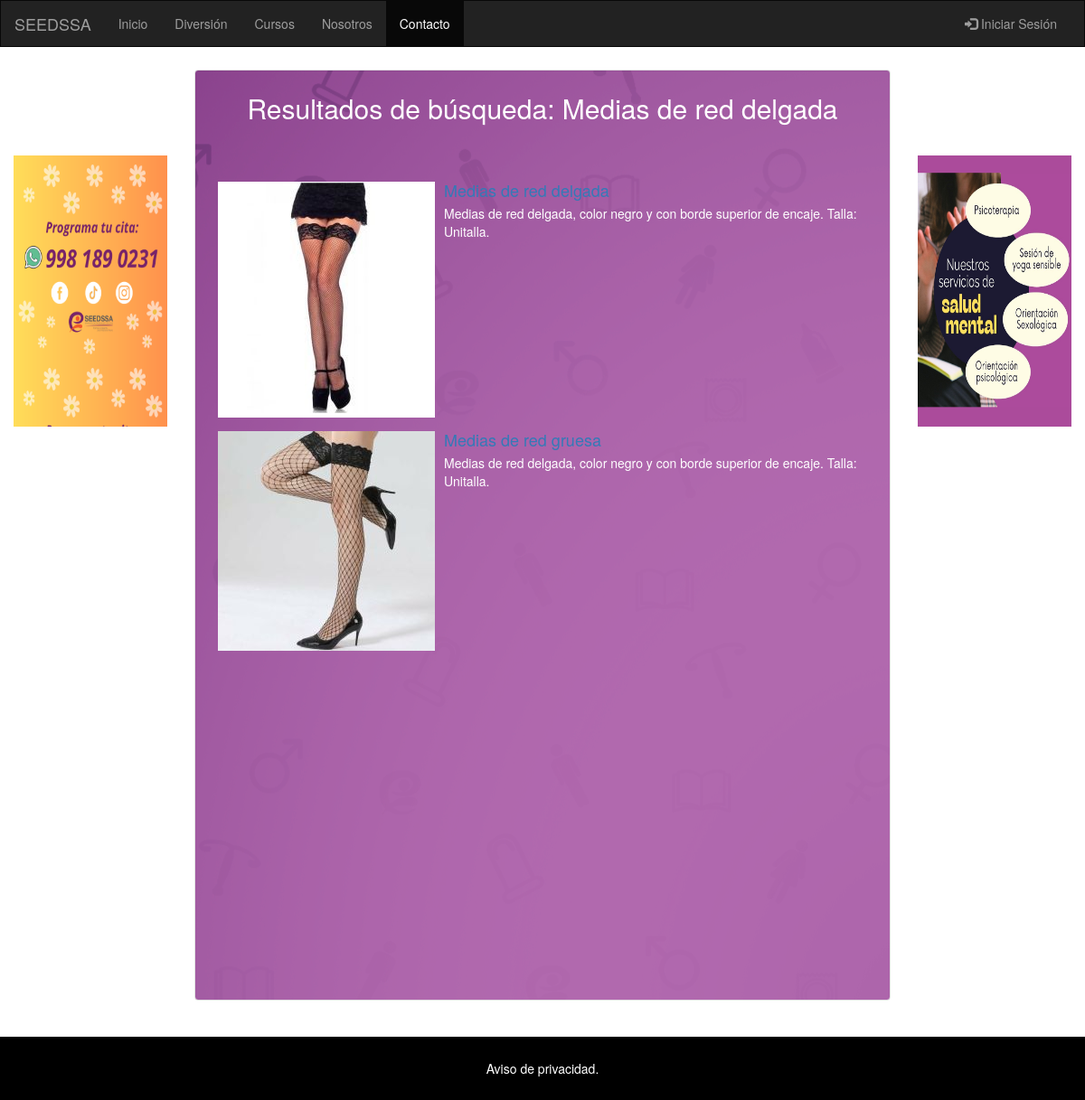
Screenshot of /busca.php?buscar=Medias de red delgada with the database file from the repository.
### tables this page shows
CREATE TABLE `productos` (
  `id` int(11) NOT NULL,
  `tipo` char(1) NOT NULL,
  `nombre` varchar(200) NOT NULL,
  `descripcion` text NOT NULL,
  `publico` text NOT NULL,
  `objetivo` text NOT NULL,
  `necesario` text NOT NULL,
  `precio` decimal(10,2) NOT NULL,
  `descuento` decimal(10,2) NOT NULL,
  `envio` decimal(10,2) NOT NULL,
  `imagen` varchar(100) NOT NULL,
  `fecha` date NOT NULL
);

### busca.php (the view, shortened to what this page needs)
<?php
require "php/conn.php";
if (isset($_GET["buscar"])) {
	$buscar = $_GET["buscar"];
	$sql = "SELECT * FROM productos WHERE nombre LIKE '%".$buscar."%' OR descripcion LIKE '%".$buscar."%'";
	$r = mysqli_query($conn, $sql);
	$productos = array();
	while ($data = mysqli_fetch_assoc($r)) {
		array_push($productos, $data);
	}
}
?>
<!DOCTYPE html>
<html lang="en">
<head>
	<link rel="stylesheet" href="https://maxcdn.bootstrapcdn.com/bootstrap/3.3.7/css/bootstrap.min.css">
	<link rel="stylesheet" type="text/css" href="css/main.css">
</head>
<body>
<nav class="navbar navbar-inverse">
	<div class="container-fluid">
		<div class="navbar-header">
			<a href="index.php" class="navbar-brand">SEEDSSA</a>
		</div>
		<div class="collapse navbar-collapse" id="menu">
			<ul class="nav navbar-nav">
				<li><a href="index.php">Inicio</a></li>
				<li><a href="diversion.php">Diversión</a></li>
				<li><a href="cursos.php">Cursos</a></li>
				<li><a href="nosotros.php">Nosotros</a></li>
				<li class="active"><a href="contacto.php">Contacto</a></li>
			</ul>
			<ul class="nav navbar-nav navbar-right">
				<?php
					require "php/navbar.php";
				?>
			</ul>
		</div>
	</div>
</nav>
<div class="container-fluid text-center">
	<div class="row cotent">
		<div class="col-sm-2 sidenav">
			<div id="contacto1">
			</div>
		</div>
		<div class="col-sm-8 text-left">
			<div class="well" id="contenedor">
				<h2 class="text-center">Resultados de búsqueda: <?php print $buscar; ?></h2><br><br>
				<?php
				for ($i=0; $i < count($productos); $i++) {
					print '<div class="media">';
					print '<div class="media-left">';
					print '<img src="img/'.$productos[$i]["imagen"].'" class="media-object" />';
					print '</div>';
					print '<div class="media-body">';
					print '<h4 class="media-heading"><a href="producto.php?id='.$productos[$i]["id"].'">'.$productos[$i]["nombre"].'</a></h4>';
					print '<p>'.$productos[$i]["descripcion"].'</p>';
					print '</div>';
					print '</div>';
				}
				?>
			</div>
		</div>
		<div class="col-sm-2 sidenav">
			<div id="contacto2">
			</div>
		</div>
	</div>
</div>
<br>
<footer class="container-fluid text-center">
	<a href="aviso.php">Aviso de privacidad.</a>
</footer>
</body>
</html>

### css/main.css (style rules this page uses)
.navbar { margin-bottom: 0; border-radius: 0; }
footer { background-color: black; padding: 25px; color: white; }
footer > a { color: white; }
.sidenav { padding-top: 30px; background-color: #lightpink; height: auto; }
#contenedor { padding: 5px 25px; margin-top: 25px; padding-bottom: 10px; background-image: url(../img/fondo-morado.png); color: white; height: 1030px; }
#contacto1 { padding-top: 80px; background-color: lightpink; background-image: url(../img/cita1.png); background-size: 100% 75%; height: 300px; margin-top: 90px; }
#contacto2 { padding-top: 20px; background-color: lightpink; background-image: url(../img/salud.png); background-size: 115% 105%; height: 300px; margin-top: 90px; }

### rows the page displays
productos: imagen (picture), descripcion "Medias de red delgada, color negro y con borde superior de encaje. Talla: Unitalla."
productos: imagen (picture), nombre "Medias de red gruesa", descripcion "Medias de red delgada, color negro y con borde superior de encaje. Talla: Unitalla."

### other values shown
$buscar "Medias de red delgada"
